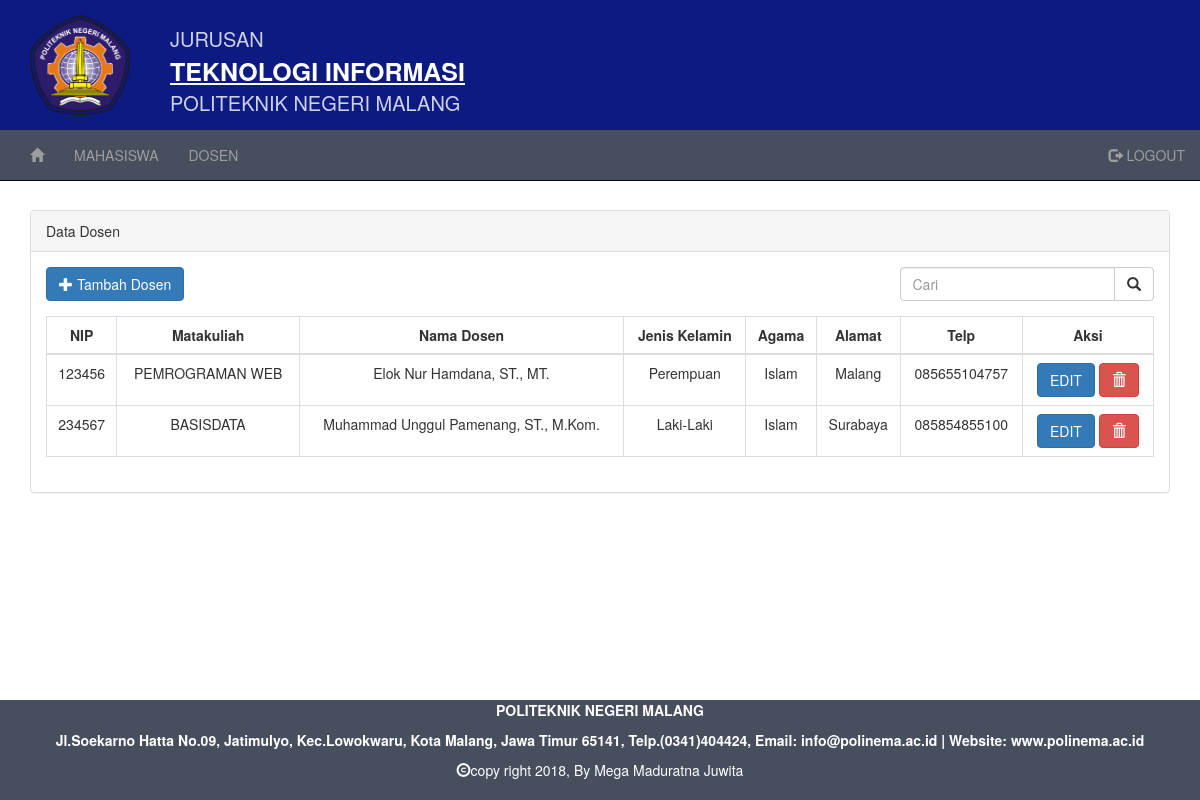
The page /admin/data_dosen.php (signed in) on the database its author committed.
### tables this page shows
CREATE TABLE IF NOT EXISTS `datadosen` (
  `NIP` varchar(20) NOT NULL,
  `KODE_MATAKULIAH` int(11) DEFAULT NULL,
  `NAMA_DOSEN` varchar(50) DEFAULT NULL,
  `JK_DOSEN` varchar(10) DEFAULT NULL,
  `AGAMA_DOSEN` varchar(20) DEFAULT NULL,
  `ALAMAT_DOSEN` varchar(200) DEFAULT NULL,
  `TELP_DOSEN` varchar(20) DEFAULT NULL
);

CREATE TABLE IF NOT EXISTS `matakuliah` (
  `KODE_MATAKULIAH` int(11) NOT NULL,
  `NAMA_MATAKULIAH` varchar(20) DEFAULT NULL,
  `KODE_JURUSAN` int(11) NOT NULL
);

### admin/data_dosen.php (the view, shortened to what this page needs)
<!DOCTYPE HTML>
<html>
<head>
	<link rel="stylesheet" type="text/css" href="Bootstrap-3.3.6/css/bootstrap.css">
	<link rel="stylesheet" type="text/css" href="Bootstrap-3.3.6/css/bootstrap.min.css">
</head>
<body>
<nav class="navbar navbar-inverse navbar-fixed-top">
  <div class="bg" style="height: 130px;background: #0d1a81;">
    <img src="../foto/bg.png" width="100px" height="100px" style="margin-top: 15px;margin-left: 30px;" align="left">
    <div style="font-size: 20px;margin-left: 170px;color: rgba(255,255,255,0.8); padding-top: 25px;">
      JURUSAN <br>
      <b style="font-size: 25px;color: white;"><u>TEKNOLOGI INFORMASI</u></b> <br>
      POLITEKNIK NEGERI MALANG
    </div>
  </div>
  <div class="container-fluid">
    <div class="collapse navbar-collapse" id="myNavbar">
      <ul class="nav navbar-nav">
        <li ><a href="home.php"><span class="glyphicon glyphicon-home"></span></a></li>
        <li><a href="data_mahasiswa.php">MAHASISWA</a></li>
        <li><a href="data_dosen.php">DOSEN</a></li>
      </ul>
      <ul class="nav navbar-nav navbar-right">
        <li><a href="../logout.php"><span class="glyphicon glyphicon-log-out"></span> LOGOUT</a></li>
      </ul>
    </div>
  </div>
</nav>
<br>
<br>
<br>
<br>
<br>
<br>
<br>
<br>
<br>
<br>
<p align="center">
<div class="container">
    <div class="row">
      <div class="col-md-12">
        <div class="panel panel-default">
          <div class="panel-heading">
            Data Dosen
          </div>
          <div class="panel-body">
            <div class="row">
              <div class="col-md-9 col-xs-6">
                <a href="input_dosen.php" class="btn btn-primary"><span class="glyphicon glyphicon-plus"></span> Tambah Dosen</a>
              </div>
              <div class="col-md-3 col-xs-6">
                <form action="data_dosen.php" method="POST">
                  <div class="form-group">
                    <div class="input-group">
                      <input type="text" name="caridosen" class="form-control" placeholder="Cari" autofocus autocomplete="off" required>
                      <div class="input-group-btn">
                        <button type="submit" name="caridosen1" class="btn btn-default">
                          <span class="glyphicon glyphicon-search"></span>
                        </button>
                      </div>
                    </div>
                  </div>
                 </form>
              </div>
            </div>
            <div class="table-responsive">
              <table class="table table-bordered table-hover">
                <thead>
                  <tr align="center" style="font-weight:bold">
                    <td>NIP</td>
                    <td>Matakuliah</td>
                    <td>Nama Dosen</td>
                    <td>Jenis Kelamin</td>
                    <td>Agama</td>
                    <td>Alamat</td>
                    <td>Telp</td>
                    <td>Aksi</td>
                  </tr>
                </thead>
                <?php
                if (isset($_POST['caridosen1'])) {
                  if ($_POST['caridosen']!="") {
                    $query = mysql_query("select * from  datadosen where NAMA_DOSEN like '%$_POST[caridosen]%'");
                  }
                }else{
                $query = mysql_query("select * from datadosen where NIP!='admin'");
              }
                while ($data = mysql_fetch_array($query)){
                ?>
                <tr align="center">
                  <td><?php echo $data['NIP']; ?></td>
                  <?php
                  $query1 = mysql_query("select * from matakuliah where KODE_MATAKULIAH='$data[KODE_MATAKULIAH]'");
                  $data1 = mysql_fetch_array($query1);
                  ?>
                  <td><?php echo $data1['NAMA_MATAKULIAH']; ?></td>
                  <td><?php echo $data['NAMA_DOSEN']; ?></td>
                  <td><?php echo $data['JK_DOSEN']; ?></td>
                  <td><?php echo $data['AGAMA_DOSEN']; ?></td>
                  <td><?php echo $data['ALAMAT_DOSEN']; ?></td>
                  <td><?php echo $data['TELP_DOSEN']; ?></td>
                  <td>
                    <a href="edit_dosen.php?id=<?php echo $data['NIP'];?>" class="btn btn-primary">EDIT</a>
                    <a href="hapus_dosen.php?id=<?php echo $data['NIP'];?>"class="btn btn-danger"><span class="glyphicon glyphicon-trash">
                    </span></a>
                  </td>
                </tr>
                <?php
                }
                ?>
              </table>
            </div>
          </div>
        </div>
      </div>
    </div>
  </div>
<br>
<br>
<br>
<br>
<br>
         <div class="container-fluid bg-2 text-center" style="padding:0px 0px 10px 0px;bottom:0;position:fixed;width:100%;">
        <div >
         <b>
         <p align="center">POLITEKNIK NEGERI MALANG</p>
        <p align="center"> Jl.Soekarno Hatta No.09, Jatimulyo, Kec.Lowokwaru, Kota Malang, Jawa Timur 65141, Telp.(0341)404424,
         Email: info@polinema.ac.id | Website: www.polinema.ac.id
         </p> </b>
         <p align="center" ><span class="glyphicon glyphicon-copyright-mark"></span>copy right 2018, By Mega Maduratna Juwita </p>
        </div>
        </div>
</body>
</html>

### admin/data_dosen.php (style rules this page uses)
.bg-2 { background-color: #474e5d; color: #ffffff; }
.navbar-inverse { background-color: #474e5d; }

### rows shown on the page
datadosen: NIP "123456", KODE_MATAKULIAH.NAMA_MATAKULIAH "PEMROGRAMAN WEB", NAMA_DOSEN "Elok Nur Hamdana, ST., MT.", JK_DOSEN "Perempuan", AGAMA_DOSEN "Islam", ALAMAT_DOSEN "Malang", TELP_DOSEN "085655104757"
datadosen: NIP "234567", KODE_MATAKULIAH.NAMA_MATAKULIAH "BASISDATA", NAMA_DOSEN "Muhammad Unggul Pamenang, ST., M.Kom.", JK_DOSEN "Laki-Laki", AGAMA_DOSEN "Islam", ALAMAT_DOSEN "Surabaya", TELP_DOSEN "085854855100"
